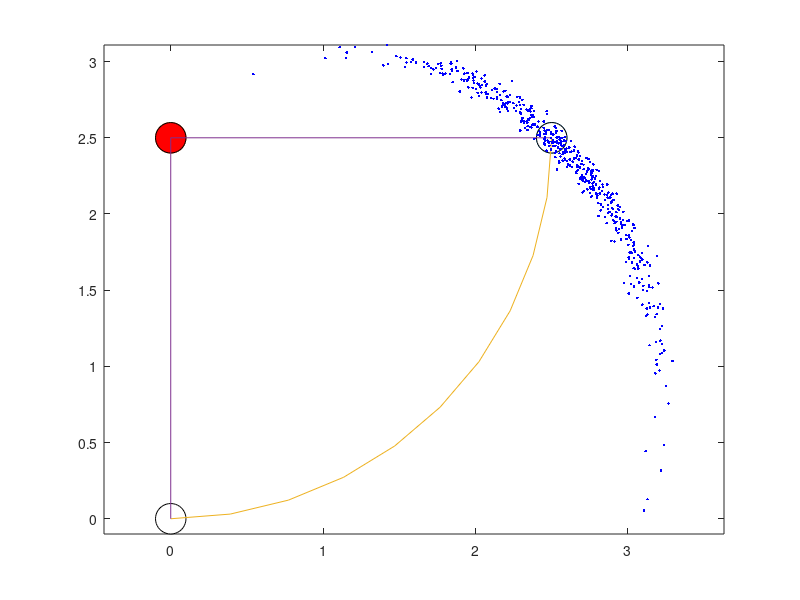

Write the MATLAB code that produced this figure.
clc
close all

nb_sample = 500;

v = pi;
w = pi/2;
r = 10;
theta = -pi/10;

x_c = 0;
y_c = 10;



x = 0.1;y = 1.1;a1 = 0.01;a2 = 0.01;a3 = 0.1;a4 = 0.1;a5 = 0.01;a6 = 0.01;

delt = 1;

trajectory_data = zeros(3,nb_sample);

for n = 1: nb_sample
    v_a = v + normrnd(0, a1*abs(v)+a2*abs(w));
    w_a = w + normrnd(0, a3*abs(v)+a4*abs(w));
    r_a = normrnd(0, a5*abs(v)+a6*abs(w));
    
    x_p = x - (v_a/w_a)*sin(theta) + (v_a/w_a)*sin(theta+w_a*delt);
    y_p = y + (v_a/w_a)*cos(theta) - (v_a/w_a)*cos(theta+w_a*delt);
    theta_p = theta + w_a*delt + r_a*delt;
    
    
    trajectory_data(1,n) = x_p;
    trajectory_data(2,n) = y_p;
    trajectory_data(3,n) = theta_p;
end  




alpha=0:pi/20:2*pi;    %½Ç¶È[0,2*pi] 
R=0.1;                   %°ë¾¶ 
x=R*cos(alpha); 
y=R*sin(alpha); 
plot(x,y,'-') 
fill(x,y,'w');
hold on;

alpha2=0:pi/20:2*pi;    %½Ç¶È[0,2*pi] 
R2=0.1;                   %°ë¾¶ 
x=2.5+R2*cos(alpha2); 
y=2.5+R2*sin(alpha2); 
plot(x,y,'-') 
fill(x,y,'w');
hold on;

alpha2=0:pi/20:2*pi;    %½Ç¶È[0,2*pi] 
R2=0.1;                   %°ë¾¶ 
x=0+R2*cos(alpha2); 
y=2.5+R2*sin(alpha2); 
plot(x,y,'-') 
fill(x,y,'r');
hold on;



alpha2=3*pi/2:pi/20:2*pi;    %½Ç¶È[0,2*pi] 
R2=2.5;                   %°ë¾¶ 
x=0+R2*cos(alpha2); 
y=2.5+R2*sin(alpha2); 
plot(x,y,'-');
hold on ; 


axis equal;
line([0,0],[0,2.5]); hold on;
line([0,2.5],[2.5,2.5]); hold on;


for i = 1:nb_sample
    plot(trajectory_data(1,i),trajectory_data(2,i),'b.');
end
    %scatter(trajectory_data(1,5:nb_sample),trajectory_data(2,5:nb_sample),'.'); 


